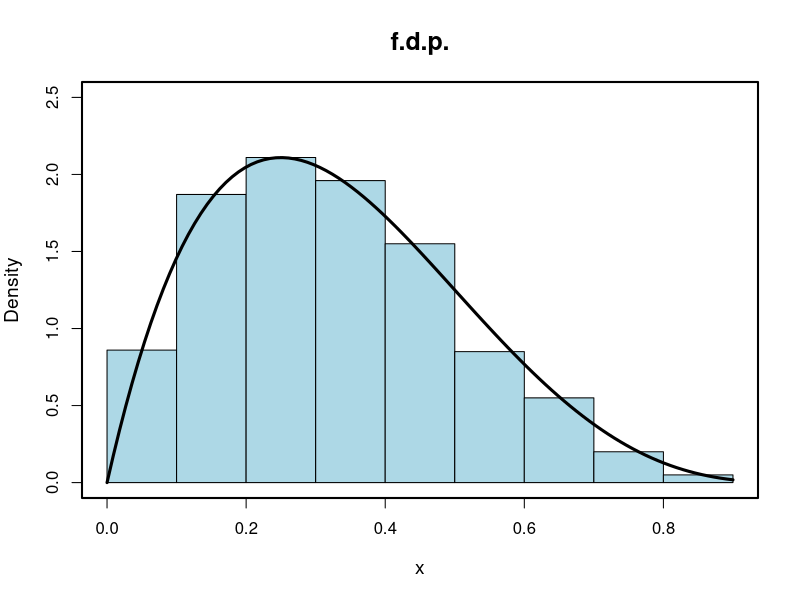

Recreate this plot in R.
# *******************************
# P1 - MATD46
# Fernando Bispo
# *******************************

# Questão 1 ----

## 1a ----
simfunc <- function(n){
  x <- vector()
  for(i in 1:n){
    u = 1
    alpha = 0
    while (u > alpha) {
      x_c <- runif(1, 0, 1)
      alpha <- (64/135)*20*x_c*((1-x_c)^3)
      u <- runif(1, 0, 1)
    }
    x <- c(x, x_c)
  }
  return(x)
}

## 1b ----
{set.seed(2022)

hist(
  simfunc(1000),
  freq = F,
  main = "f.d.p.",
  ylim = c(0, 2.5),
  xlab = "x",
  col = "lightblue",
  cex.main = 1.5,
  cex.lab = 1.15
)

graphics::curve(20*x*(1-x)^3, add = T, lwd = 3, lty = 1)
graphics::box(lwd = 2)} # Histograma

## 1c ----



# Questão 2 ----
## 2a ----

{set.seed(2022)

m <- 1000
g <- function(x){exp(-x^2)}
x <-  rexp(m, 3)
I_hat <- mean(g(x))
V_I_hat <- var(g(x))/m
print(glue::glue("E[g(x)] = {round(I_hat, 4)}, Var[g(x)] = {format(round(V_I_hat, 7), scientific = F)}"))
}

# format(num, scientific = F)

## 2b ----

integrate(g, lower = 0, upper = Inf)


identical(I_hat, integrate(g, lower = 0, upper = Inf))








